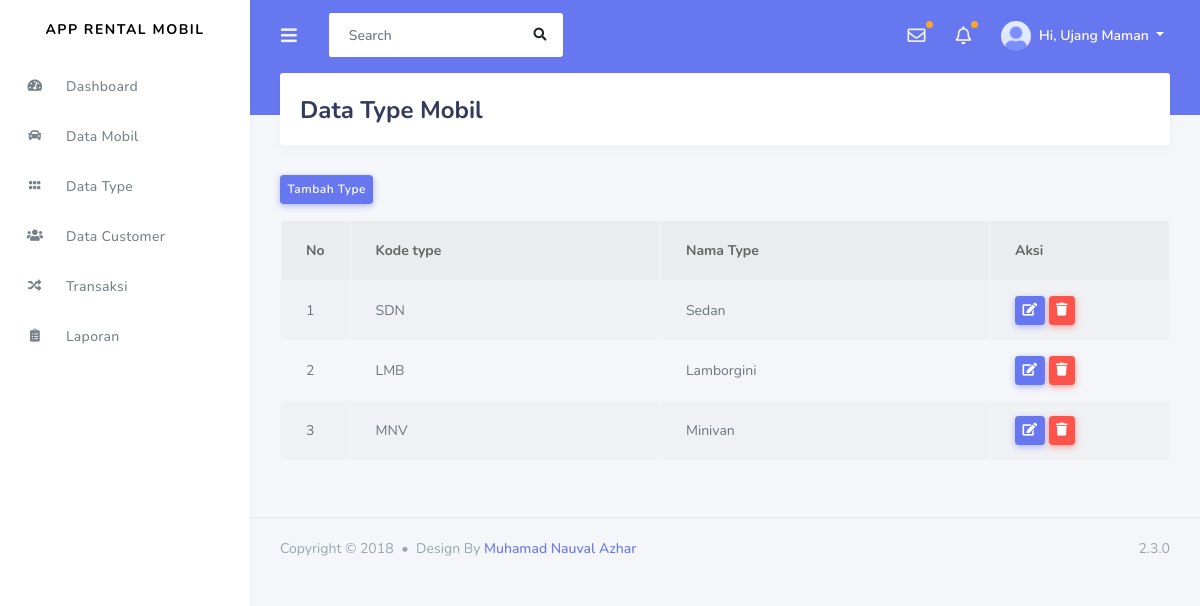
Screenshot of /index.php/admin/data_type with the database file from the repository.
### tables this page shows
CREATE TABLE `type` (
  `id_type` int(11) NOT NULL,
  `kode_type` varchar(20) NOT NULL,
  `nama_type` varchar(50) NOT NULL
);

### application/controllers/admin/Data_type.php (called while the page is built, shortened)
<?php
class Data_type extends CI_Controller
{
  public function index()
  {
    $data['type'] = $this->rental_model->getDataType();
    $this->load->view('templates_admin/header');
    $this->load->view('templates_admin/sidebar');
    $this->load->view('admin/data_type', $data);
    $this->load->view('templates_admin/footer');
  }
}

### index.php (called while the page is built, shortened)
<?php
require_once BASEPATH.'core/CodeIgniter.php';

### application/models/rental_model.php (called while the page is built, shortened)
<?php
class rental_model extends CI_model
{
    public function getDataType()
    {
        return $this->db->get('type')->result_array();
    }
}

### application/views/admin/data_type.php (the view, shortened to what this page needs)
<div class="main-content">
    <div class="section">
        <div class="section-header">
            <h1>Data Type Mobil</h1>
        </div>
    </div>
    <a class="btn btn-sm btn-primary mb-3" href="<?= base_url('admin/data_type/tambah_type'); ?>">Tambah Type</a>
    <table class="table table-bordered table-striped table-hover">
        <thead>
            <tr>
                <th width="20px">No</th>
                <th>Kode type</th>
                <th>Nama Type</th>
                <th width="180px">Aksi</th>
            </tr>
        </thead>
        <tbody>
            <?php
            $no = 1;
            foreach ($type as $typ) : ?>
                <tr>
                    <td><?= $no++; ?></td>
                    <td><?= $typ['kode_type']; ?></td>
                    <td><?= $typ['nama_type']; ?></td>
                    <td>
                        <a class="btn btn-sm btn-primary" href="<?= base_url('admin/Data_type/ubah_type/') . $typ['id_type']; ?>"><i class="fas fa-edit"></i></a>
                        <a class="btn btn-sm btn-danger" href="<?= base_url('admin/Data_type/hapus_type/') . $typ['id_type']; ?>"><i class="fas fa-trash"></i></a>
                    </td>
                </tr>
            <?php endforeach; ?>
        </tbody>
    </table>
</div>

### application/views/templates_admin/header.php (shortened to what this page needs)
<!DOCTYPE html>
<html lang="en">
<head>
  <link rel="stylesheet" href="https://stackpath.bootstrapcdn.com/bootstrap/4.3.1/css/bootstrap.min.css">
  <link rel="stylesheet" href="https://use.fontawesome.com/releases/v5.7.2/css/all.css">
  <link rel="stylesheet" href="<?= base_url('assets/assets_stisla') ?>/assets/css/style.css">
  <link rel="stylesheet" href="<?= base_url('assets/assets_stisla') ?>/assets/css/components.css">
</head>

### application/views/templates_admin/sidebar.php (shortened to what this page needs)
<body>
  <div id="app">
    <div class="main-wrapper">
      <div class="navbar-bg"></div>
      <nav class="navbar navbar-expand-lg main-navbar">
        <form class="form-inline mr-auto">
          <ul class="navbar-nav mr-3">
            <li><a href="#" data-toggle="sidebar" class="nav-link nav-link-lg"><i class="fas fa-bars"></i></a></li>
          </ul>
          <div class="search-element">
            <input class="form-control" type="search" placeholder="Search" aria-label="Search" data-width="250">
            <button class="btn" type="submit"><i class="fas fa-search"></i></button>
          </div>
        </form>
        <ul class="navbar-nav navbar-right">
          <li class="dropdown dropdown-list-toggle"><a href="#" data-toggle="dropdown" class="nav-link nav-link-lg message-toggle beep"><i class="far fa-envelope"></i></a>
          </li>
          <li class="dropdown dropdown-list-toggle"><a href="#" data-toggle="dropdown" class="nav-link notification-toggle nav-link-lg beep"><i class="far fa-bell"></i></a>
          </li>
          <li class="dropdown"><a href="#" data-toggle="dropdown" class="nav-link dropdown-toggle nav-link-lg nav-link-user">
              <img alt="image" src="../assets/img/avatar/avatar-1.png" class="rounded-circle mr-1">
              <div class="d-sm-none d-lg-inline-block">Hi, Ujang Maman</div>
            </a>
          </li>
        </ul>
      </nav>
      <div class="main-sidebar">
        <aside id="sidebar-wrapper">
          <div class="sidebar-brand">
            <a href="index.html">App Rental Mobil</a>
          </div>
          <ul class="sidebar-menu">
            <li><a class="nav-link" href="<?= base_url('admin/Dashboard'); ?>"><i class="fas fa-tachometer-alt"></i> <span>Dashboard</span></a></li>
            <li><a class="nav-link" href="<?= base_url('admin/Data_mobil'); ?>"><i class="fas fa-car"></i> <span>Data Mobil</span></a></li>
            <li><a class="nav-link" href="<?= base_url('admin/Data_type'); ?>"><i class="fas fa-grip-horizontal"></i> <span>Data Type</span></a></li>
            <li><a class="nav-link" href="<?= base_url('admin/Data_customer'); ?>"><i class="fas fa-users"></i> <span>Data Customer</span></a></li>
            <li><a class="nav-link" href="<?= base_url('admin/Transaksi'); ?>"><i class="fas fa-random"></i> <span>Transaksi</span></a></li>
            <li><a class="nav-link" href="<?= base_url('admin/Laporan'); ?>"><i class="fas fa-clipboard-list"></i> <span>Laporan</span></a></li>
          </ul>
        </aside>
      </div>

### application/views/templates_admin/footer.php (shortened to what this page needs)
<footer class="main-footer">
  <div class="footer-left">
    Copyright &copy; 2018 <div class="bullet"></div> Design By <a href="https://nauval.in/">Muhamad Nauval Azhar</a>
  </div>
  <div class="footer-right">
    2.3.0
  </div>
</footer>
</div>
</div>
</body>
</html>

### rows the page displays
type: kode_type "SDN", nama_type "Sedan"
type: kode_type "LMB", nama_type "Lamborgini"
type: kode_type "MNV", nama_type "Minivan"
